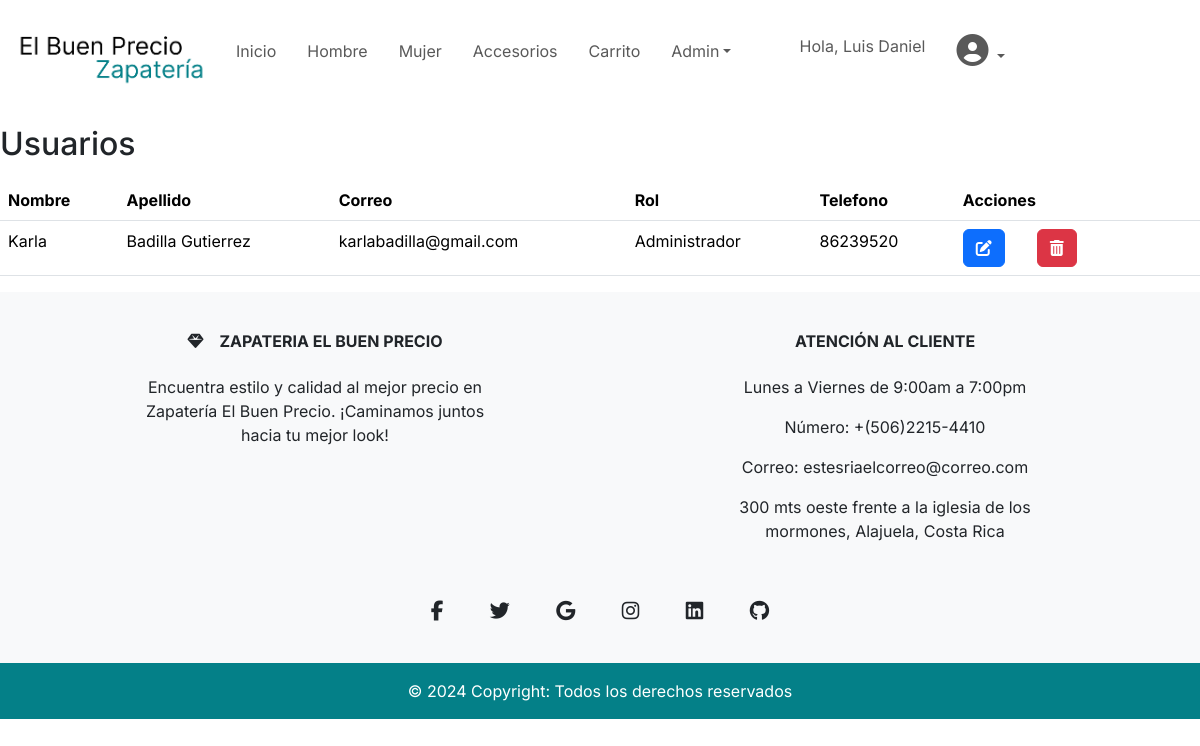
Screenshot of /admin/usuarios.php (signed in) with the database file from the repository.
### tables this page shows
CREATE TABLE `usuario` (
  `id_usuario` int(11) NOT NULL,
  `nombre` varchar(20) NOT NULL,
  `apellido` varchar(50) NOT NULL,
  `correo` varchar(250) NOT NULL,
  `telefono` varchar(11) NOT NULL,
  `contrasena` varchar(255) NOT NULL,
  `id_rol` int(11) NOT NULL
);

### DAL/usuariosCrud.php (called while the page is built, shortened)
<?php
function getArray($sql){
    try{
        $oConexion = conectarDb();
        if(mysqli_set_charset($oConexion, "utf8")){
            if(!$result = mysqli_query($oConexion, $sql)) die();
            $retorno = array();
            while($row = mysqli_fetch_array($result)){
                $retorno[] = $row;
            }
        }
    }catch (\Throwable $th){
        echo $th;
    }finally{
        Desconectar($oConexion);
    }
    return $retorno;
}
?>

### admin/usuarios.php (the view, shortened to what this page needs)
<!DOCTYPE html>
<html lang="en">
<?php
include_once "../include/templates/header.php";
?>
<main>
    <div>
        <br>
        <h2>Usuarios
        </h2>
        <?php
        require_once "../DAL/usuariosCrud.php";
        $elSQL = "SELECT id_usuario, nombre, apellido ,correo, telefono, id_rol from usuario";
        $myArray = getArray($elSQL);
        ?>
    </div>
    <div>
        <table class="table">
            <thead>
                <tr>
                    <th scope="col">Nombre</th>
                    <th scope="col">Apellido</th>
                    <th scope="col">Correo</th>
                    <th scope="col">Rol</th>
                    <th scope="col">Telefono</th>
                    <th scope="col">Acciones</th>
                </tr>
            </thead>
            <tbody>
            <?php
                if (!empty($myArray)) {
                    foreach ($myArray as $usuario) {
                        if ($_SESSION['nombre'] != $usuario['nombre']) {
                            echo "<tr>";
                            echo "<td>" . $usuario['nombre'] . "</td>";
                            echo "<td>" . $usuario['apellido'] . "</td>";
                            echo "<td>" . $usuario['correo'] . "</td>";
                            echo "<td>" . ($usuario['id_rol'] == 1 ? "Administrador" : "Usuario") . "</td>";
                            echo "<td>" . $usuario['telefono'] . "</td>";
                            echo "<td>";
                            echo '<div class="iconos-accion">';
                            echo '<a class="btn btn-primary custom-margin" href="cruds/actualizarUsuario.php?id=' . $usuario['id_usuario'] . '"><i class="fas fa-edit"></i></a>';
                            echo '<form method="POST">';
                            echo '<button class="btn btn-danger" type="submit" onclick="return confirm(\'¿Está seguro de que desea eliminar este usuario?\');"><i class="fas fa-trash-alt"></i></button>';
                            echo '</form>';
                            echo "</div>";
                            echo "</td>";
                            echo "</tr>";
                        }
                    }
                } else {
                    echo "<tr><td colspan='6'>No hay registros de usuarios</td></tr>";
                }
            ?>
            </tbody>
        </table>
    </div>
</main>
<?php
include_once "../include/templates/footer.php";
?>
</html>

### css/styles.css (style rules this page uses)
:root { --principal: #048088; --principal-oscuro: #02545e; --blanco: #ffffff; }
* { font-family: "Inter", sans-serif; font-optical-sizing: auto; }
.iconos-accion { display: flex; margin-right: 2rem; }
.custom-margin { margin-right: 2rem; }

### rows the page displays
usuario: nombre "Karla", apellido "Badilla Gutierrez", correo "karlabadilla@gmail.com", shows "Administrador", telefono "86239520"

### other values shown
$_SESSION['nombre'] "Luis Daniel"
